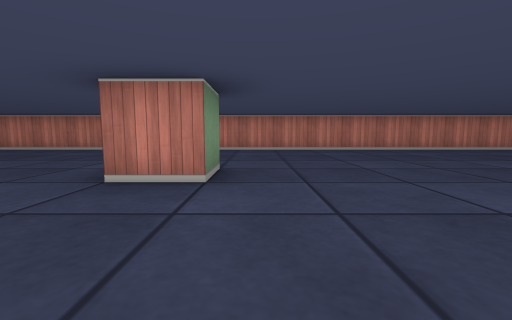
View 1 (above)

24 first-person views from a walk through a cub3D maze. The camera is about half as high as the walls, tilts 6° down and sees 90° across. The floor is counted in squares. Each view is taken from the middle of a square. On the plan, view 1 faces up. The plan holds only what a view shows up to about 9 squares ahead; the rest is blank.

View 2
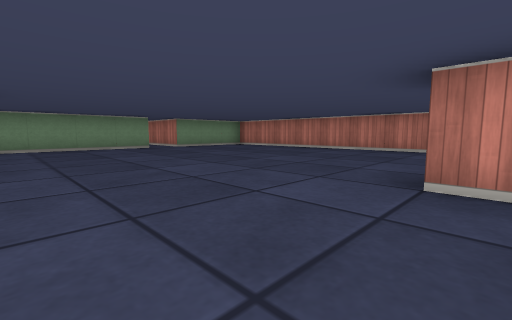

View 3
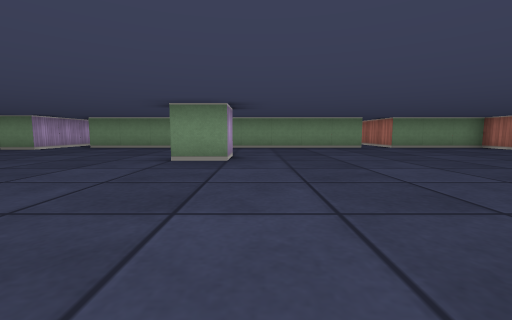

View 4
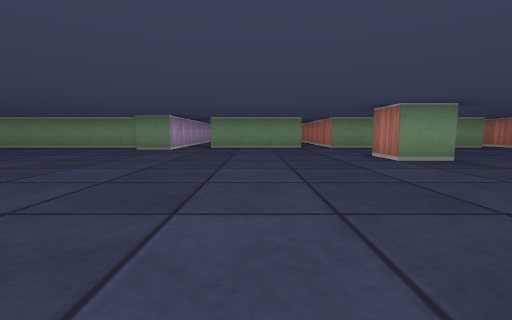

View 5
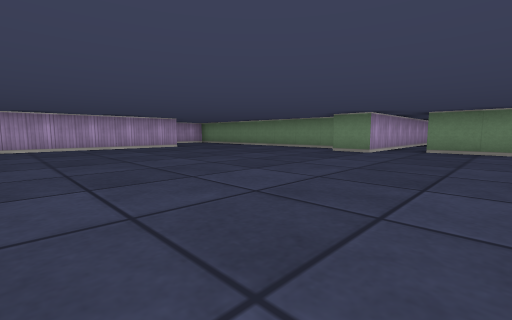

View 6
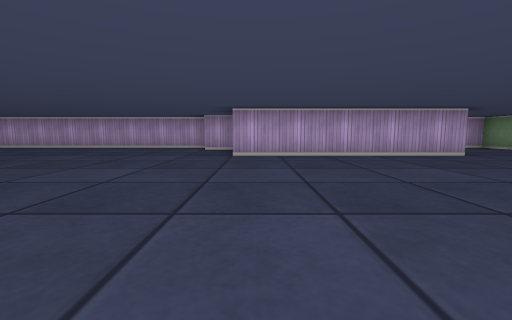

View 7
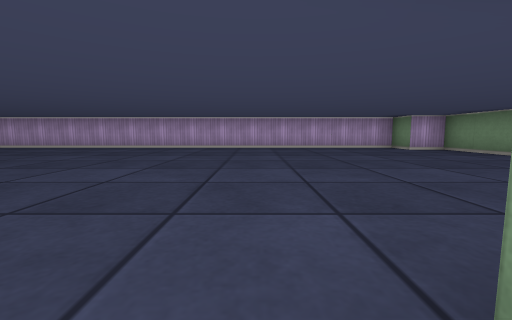

View 8
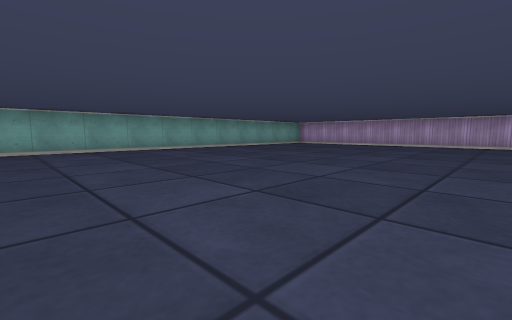

View 9
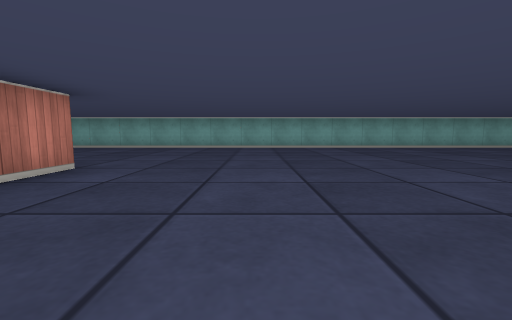

View 10
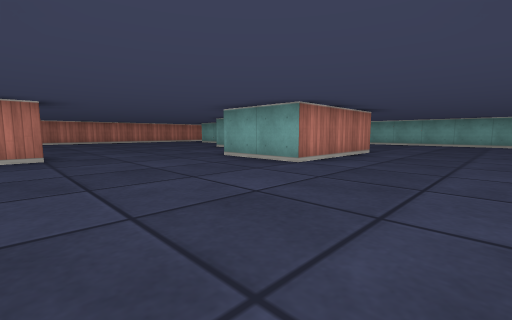

View 11
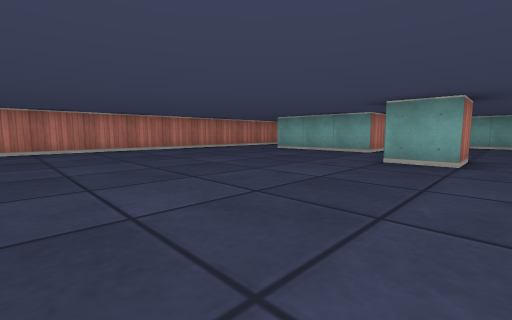

View 12
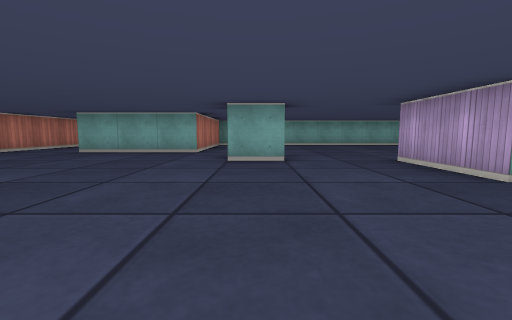

View 13
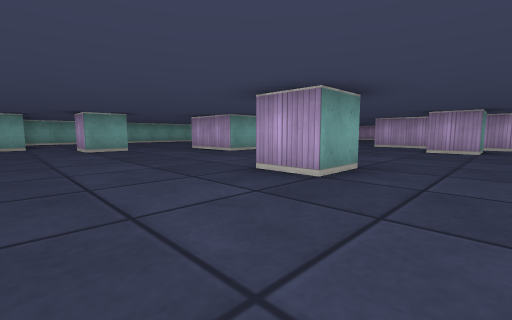

View 14
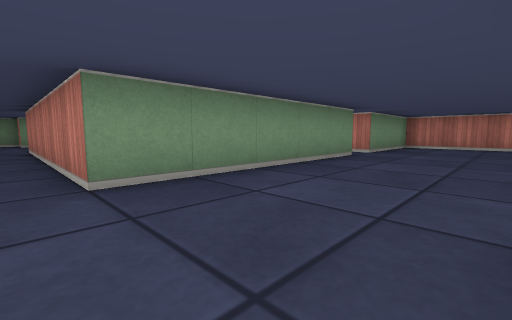

View 15
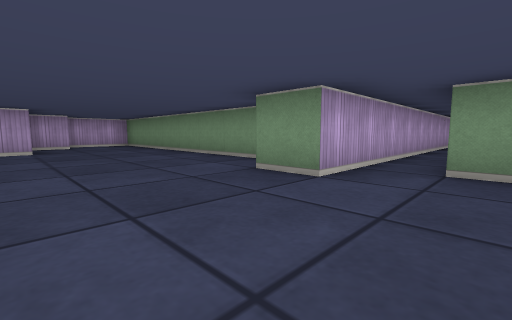

View 16
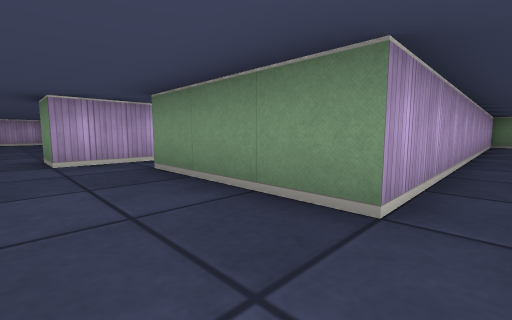

View 17
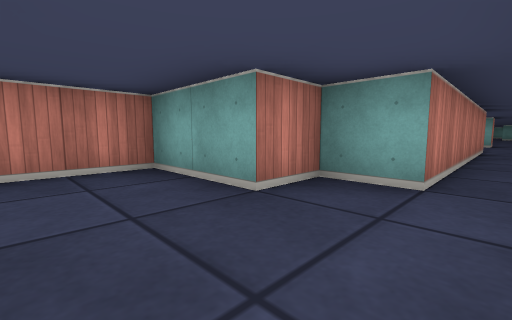

View 18
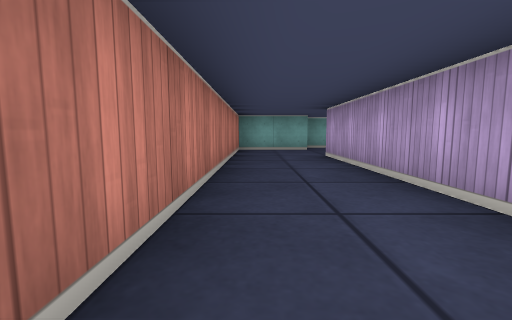

View 19
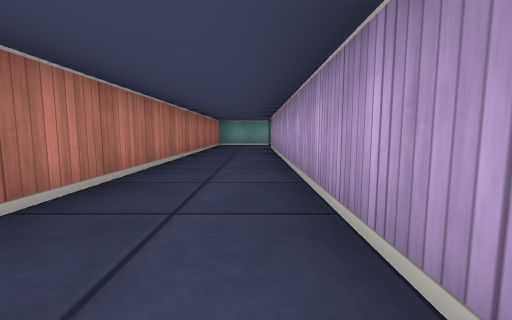

View 20
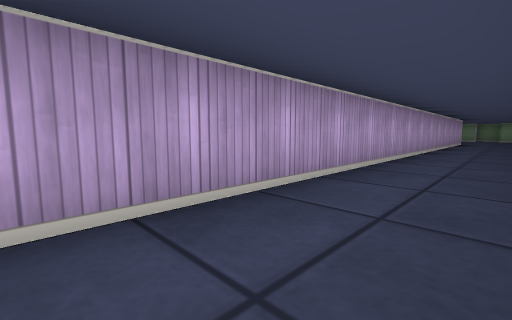

View 21
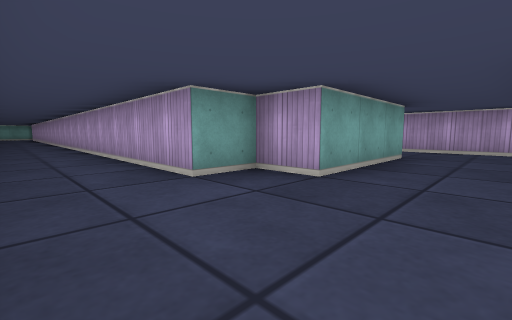

View 22
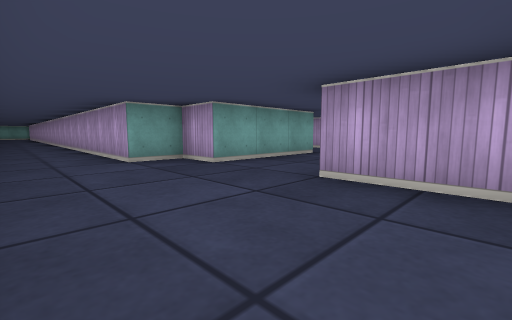

View 23
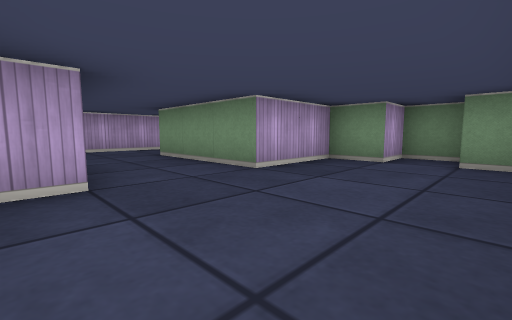

View 24
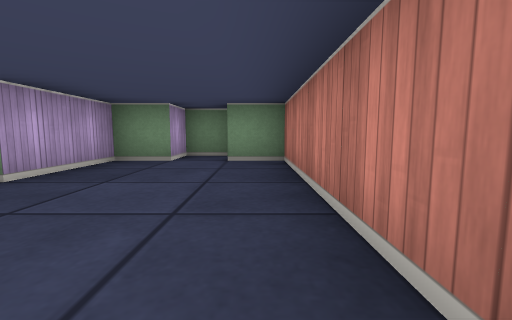

### Floor plan
Points are (right, up) in squares from view 1. A wall is a line through its corners. A room is listed if a view was taken in it or the views show most of it. See-through windows are left out.
Room 1 (views 1, 2, 3, 4, 5, 6, 7, 8, 9, 10, 11, 12, 13, 14, 15, 16)
walls: (0.5, -5.5) (0.5, -4.5) (1.5, -4.5); (0, -6.5) (3.4, -6.5); (1.5, -0.6) (1.5, 0.5) (2.5, 0.5); (2.6, -0.5) (1.9, -0.5); (-6.5, -0.5) (-5.5, -0.5) (-5.5, -1.5) (-6.5, -1.5); (-0.5, 3.5) (-0.5, 2.5) (-1.5, 2.5); (8.6, -3.5) (5.5, -3.5) (5.5, -1.5) (7.5, -1.5); (8.6, 0.5) (7.5, 0.5) (7.5, 1.5) (8.5, 1.5); (-9.5, -7.9) (-9.5, -15.5) (-7.6, -15.5); (-6.6, -12.5) (-1.5, -12.5) (-1.5, -14.5) (-0.5, -14.5) (-0.5, -15.5) (12.5, -15.5); (-9.5, 3.6) (-9.5, -1.5) (-15.5, -1.5); (-7.6, -14.5) (-6.6, -14.5); (12.1, 2.5) (9.5, 2.5) (9.5, 5.5); (-15.5, -2.5) (-9.5, -2.5) (-9.5, -5.5); (-16.5, -6.5) (-8.5, -6.5) (-8.5, -7.5); (12.1, 7.5) (-9.5, 7.5) (-9.5, 4.5) (-10.1, 4.5); (13.5, -14.5) (13.5, 1)
ways out: opening at (-38, -6) to room 2; opening at (-16, -2) to room 2
Room 2 (views 17, 18, 19, 20, 21, 22, 23, 24)
walls: (-38.4, 1.5) (-42.5, 1.5) (-42.5, 0.5); (-38.5, -4.6) (-38.5, -1.5) (-37.5, -1.5) (-37.5, -0.5) (-18.5, -0.5); (-19.5, -1.6) (-19.5, -2.5) (-15.5, -2.5); (-41.5, -6.5) (-37.1, -6.5); (-43.5, 0.5) (-43.5, -0.5) (-42.5, -0.5) (-42.5, -1.5) (-40.5, -1.5) (-40.5, -4.5); (-15.5, -1.5) (-15.5, -0.5) (-16.5, -0.5) (-16.5, 1.5) (-25.6, 1.5)
ways out: opening at (-38, -6) to room 1; opening at (-16, -2) to room 1

Positions as (right, up) in squares from view 1, and headings:
1: (0, 0), facing up
2: (-1, 0), facing up-left
3: (-1, 0), facing left
4: (-1, -4), facing left
5: (-2, -4), facing down-left
6: (-2, -7), facing down
7: (4, -7), facing down
8: (6, -5), facing down-right
9: (5, -6), facing right
10: (2, -6), facing up-right
11: (3, 0), facing up-right
12: (3, 1), facing right
13: (0, 3), facing down-right
14: (-7, -2), facing up-left
15: (-6, -5), facing down-left
16: (-8, -2), facing down-left
17: (-18, -2), facing up-right
18: (-24, 1), facing right
19: (-27, 0), facing right
20: (-24, 1), facing down-left
21: (-40, 1), facing down-right
22: (-42, 1), facing down-right
23: (-38, 1), facing down-left
24: (-38, 1), facing left
